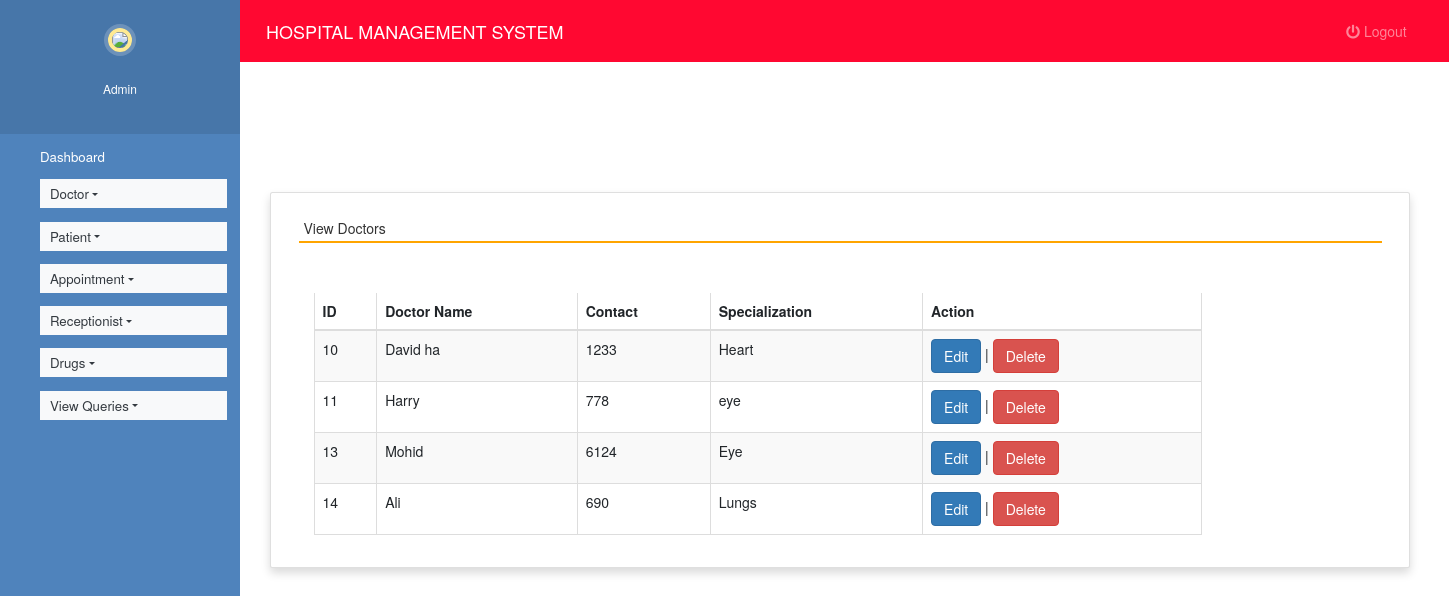
Page /view_doctor (signed in) on the committed database.
### hospitals/models.py (models this page shows, shortened)
class Doctor(models.Model):
    name = models.CharField(max_length=50)
    mobile = models.IntegerField()
    special = models.CharField(max_length=50)

### hospitals/views.py (the view)
# urls.py: path('view_doctor', view_doctor, name='view_doctor'),
def view_doctor(request):
    if not request.user.is_staff:
        return redirect('login')
    doc = Doctor.objects.all()
    d = {'doc':doc}
    return render(request,'view_doctor.html', d)

### hospitals/templates/view_doctor.html (shortened to what this page needs)
{% extends 'admin_nav.html' %}
{% load static %}
{% block content %}
<head>
 <link rel="stylesheet" href="https://maxcdn.bootstrapcdn.com/bootstrap/3.4.1/css/bootstrap.min.css">
  <link rel="stylesheet" href="https://cdnjs.cloudflare.com/ajax/libs/font-awesome/4.7.0/css/font-awesome.min.css">
  <link rel="stylesheet" href="https://use.fontawesome.com/releases/v5.6.3/css/all.css">
</head>
<br><br><br><br>
<div class="container card shadow m-5">
    <div class="card-body">
        <h5 class="p-2" style="border-bottom: 2px solid orange">View Doctors</h5>
		<div class="container mt-5">
			<div class="table-responsive">
		<table id="example" class="table table-striped table-bordered table-sm" style="width:80%">
			<thead>
				<tr>
					<th>ID</th>
					<th>Doctor Name</th>
					<th>Contact</th>
					<th>Specialization</th>
                    <th>Action</th>
				</tr>
			</thead>
			<tbody>
            {% for i in doc %}
			<tr>
				<td>{{i.id}}</td>
				<td>{{i.name}}</td>
				<td>{{i.mobile}}</td>
				<td>{{i.special}}</td>
				<td><a href="{% url 'edit_doctor' i.id %}" class="btn btn-primary">Edit</a> |
				<a href="{% url 'delete_doctor' i.id %}" onclick="return confirm('Are you ready to delete this record ?')" class="btn btn-danger">Delete</a></td>
			</tr>
			{% endfor %}
			</tbody>
		</table>
				</div>
	 </div>
	</div>
</div>
{% endblock content %}

### hospitals/static/style.css (style rules this page uses)
body { padding-left: 240px; }

### hospitals/templates/admin_nav.html (style rules this page uses)
a:link { text-decoration: none; }
a { color: white; }
body { padding-left: 240px; }

### rows in the picture
Doctor: id "10", name "David ha", mobile "1233", special "Heart"
Doctor: id "11", name "Harry", mobile "778", special "eye"
Doctor: id "13", name "Mohid", mobile "6124", special "Eye"
Doctor: id "14", name "Ali", mobile "690", special "Lungs"
